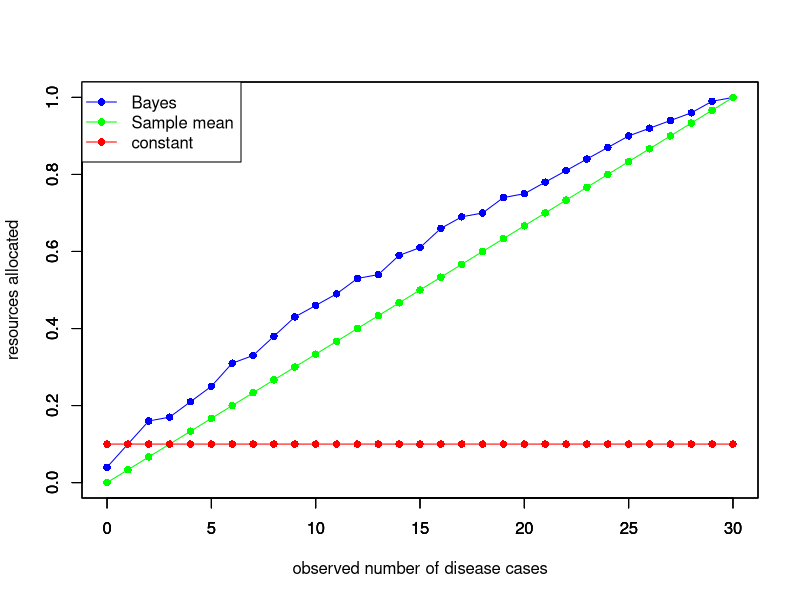
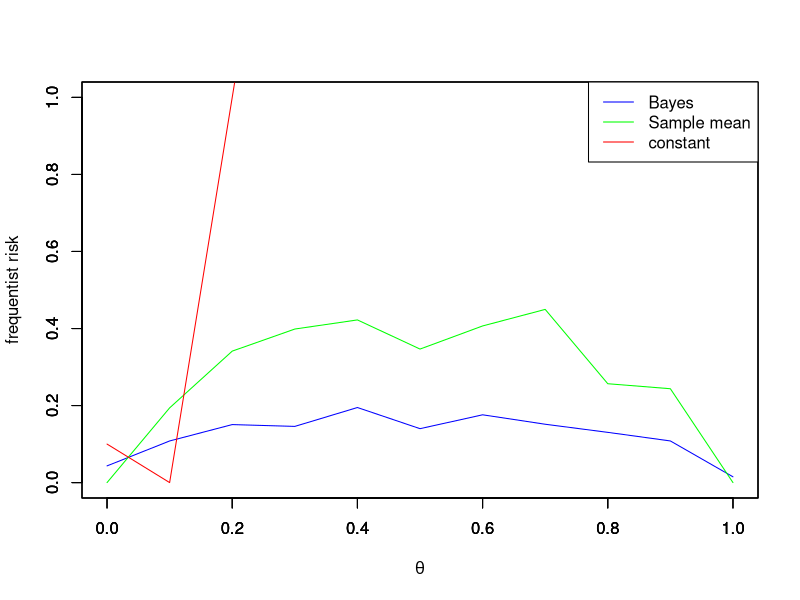

The R script that drew these images, in order:
## ---- chunk 1
knitr::opts_chunk$set(echo = TRUE)
## ---- chunk 2
### Set seed
set.seed(123)

### Data
x_sum <- 1
n <- 30

### Prior Parameters
a <- 0.5
b <- 1
## ---- chunk 3
### Loss Function
# Inputs: theta, c
# Output: loss

loss_function <- function(theta, c){
  if (c > theta) {
    loss <- abs(theta - c)
  }
  else {
    loss <- 10 * abs(theta - c)
  }
  return(loss)
}
## ---- chunk 4
### Posterior Risk Function
# Inputs: c, a_prior, b_prior, x_sum, n, s(number of rolls)

posterior_risk <- function(c, prior_a, prior_b, x_sum, n, s = 30000) {
  # random draws from posterior distribution
  post_a <- prior_a + x_sum
  post_b <- prior_b + n - x_sum
  theta <- rbeta(s, post_a, post_b)
  loss <- apply(as.matrix(theta),1,loss_function,c)
  risk <- mean(loss)
  return(risk)
}
## ---- chunk 5
sum_xs <- seq(0,30)
min_c <- matrix(NA,3, length(sum_xs))

find_optimal_C <- function(x_sum, prior_a, prior_b, n, s = 1000) {
  c = seq(0, 1, by=0.01)
  risk <- apply(as.matrix(c), 1, posterior_risk, prior_a, prior_b, x_sum, n, s)
  c[which.min(risk)]
}

min_c[1,] = apply(as.matrix(sum_xs), 1, find_optimal_C, a, b, n)
min_c[2,] = (sum_xs/n)
min_c[3,] = 0.1
## ---- chunk 6
### Plot the curves
plot(sum_xs, min_c[1,], col = "blue", type = "o", pch = 16, ylab = "resources allocated", xlab = "observed number of disease cases", ylim = c(0,1))
par(new = T)
plot(sum_xs, min_c[2,], type = 'o', col='green',
pch = 16, ylab = "", xlab = '', ylim = c(0,1))
par(new = T)
plot(sum_xs, min_c[3,], type = 'o',col = 'red',
pch = 16, ylab = "", xlab = '', ylim = c(0,1))

legend("topleft", lty = c(1,1,1), pch = c(16,16,16),
col = c("blue", "green", "red"),
legend = c("Bayes", "Sample mean", "constant"))
## ---- chunk 7
thetas <- seq(0, 1, by = 0.1)

frequentist_risk <- function(theta) {
  sum_xs <- rbinom(100,30, theta)
  bayes_optimal = apply(as.matrix(sum_xs), 1, find_optimal_C, a, b, n, s = 100)
  mean_c = sum_xs / 30
  bayes_loss <- apply(as.matrix(bayes_optimal), 1, loss_function, theta = theta)
  sample_loss <- apply(as.matrix(mean_c), 1, loss_function, theta)
  bayes_risk <- mean(bayes_loss)
  sample_risk <- mean(sample_loss)
  constant_risk <- loss_function(theta, 0.1)
  return(c(bayes_risk, sample_risk, constant_risk))
}

R <- apply(as.matrix(thetas), 1, frequentist_risk)
## ---- chunk 8
plot(thetas, R[1,], col='blue', type = "l",
ylab = "frequentist risk", xlab = expression(theta),ylim = c(0,1))
par(new = T)
plot(thetas, R[2,], type = 'l', col='green',
ylab = "", xlab = '', ylim = c(0,1))
par(new = T)
plot(thetas, R[3,], type = 'l',col = 'red',
ylab = "", xlab = '', ylim = c(0,1))
legend("topright", lty = c(1,1,1), col = c("blue", "green", "red"),
legend = c("Bayes", "Sample mean", "constant"))
